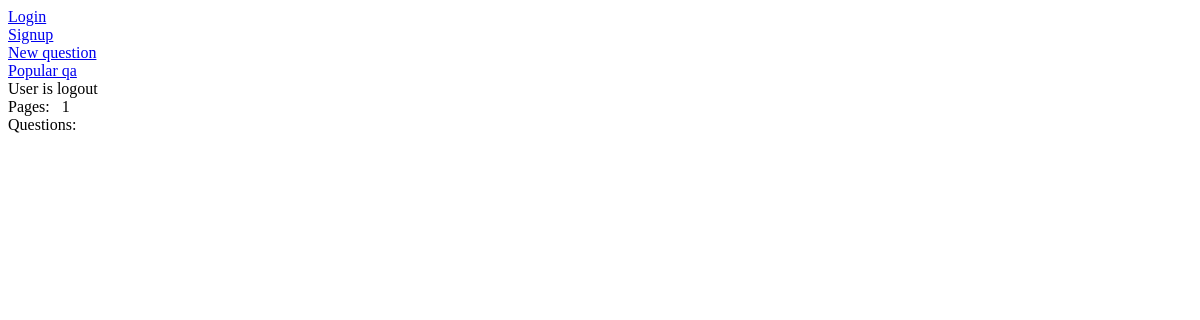
Before: / with the older database file.
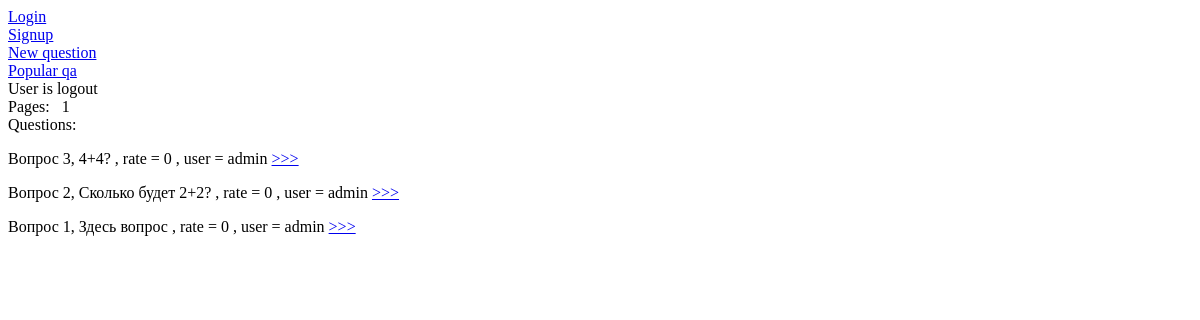
After: the same page with the newer database file.
### qa/models.py (models this page shows)
class Question(models.Model):
   title = models.CharField(max_length=255)
   text = models.TextField()
   added_at = models.DateTimeField(auto_now=True)
   rating = models.IntegerField(default=0)
   author = models.ForeignKey(User, related_name='question_author')
   likes = models.ManyToManyField(User, related_name='question_likes')

### qa/views.py (the view)
# urls.py: url(r'^$', qa_list_all, name='main'),
def qa_list_all(request):
    qa = Question.objects.all()
    qa = qa.order_by('-added_at')
    page, paginator = paginate(request, qa)
    return render(request, 'questions_list.html',
                  {'user': request.user, 'questions': page.object_list, 'paginator': paginator, 'page': page,})

### qa/views.py (called while the page is built)
def paginate(request, qs):
    try:
        limit = int(request.GET.get('limit', 10))
    except ValueError:
        limit = 10
    if limit > 100:
        limit = 10
    try:
        page = int(request.GET.get('page', 1))
    except ValueError:
        raise Http404
    paginator = Paginator(qs, limit)
    try:
        page = paginator.page(page)
    except EmptyPage:
        page = paginator.page(paginator.num_pages)
    return page, paginator

### templates/questions_list.html (shortened to what this page needs)
<!DOCTYPE html>
<html>
    <head>
    </head>
    <body>
      <a href="{% url 'login' %}"> Login </a> <br>
      <a href="{% url 'signup' %}"> Signup </a> <br>
      <a href="{% url 'ask' %}"> New question </a> <br>
      <a href="{% url 'popular' %}"> Popular qa </a> <br>
      {% if user.is_authenticated %}
         {{ user.get_username }} is logging in  <br>
      {% else %}
         User is logout <br>
      {% endif %}
      Pages: &nbsp;
      {% for p in paginator.page_range %}
        {% if p == page.number %}
           {{ p }} &nbsp;
        {% else %}
          <a href="{% url 'main' p %}"> {{ p }} </a> &nbsp;
        {% endif %}
      {% endfor %}
      <br>
      Questions:
      {% for question in questions %}
      <p>  {{ question.title }}, {{ question.text }} , rate = {{ question.rating }} , user = {{ question.author.get_username }}
          <a href="{% url 'question' question.id %}"> >>> </a>
      </p>
      {% endfor %}
    </body>
</html>

Changed rows visible on the page:
added Question: title "Вопрос 3", text "4+4?", rating "0", author.get_username "admin"
added Question: title "Вопрос 2", text "Сколько будет 2+2?", rating "0", author.get_username "admin"
added Question: title "Вопрос 1", text "Здесь вопрос", rating "0", author.get_username "admin"
